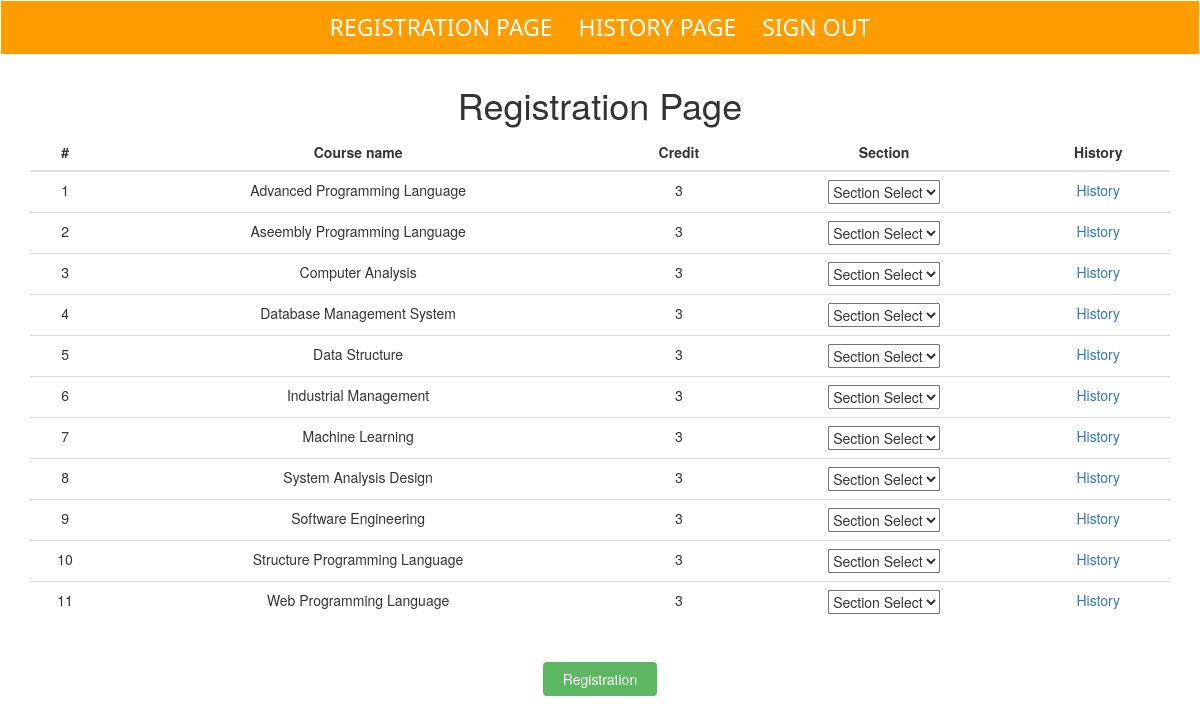
Screenshot of /registration.php (signed in) with the database file from the repository.
### tables this page shows
CREATE TABLE `course` (
  `id` varchar(10) NOT NULL,
  `name` varchar(100) NOT NULL,
  `department` varchar(10) NOT NULL,
  `credit` int(5) NOT NULL
);

### registration.php (the view, shortened to what this page needs)
<?php
include_once('connection.php');
$id = $_SESSION['id'];
$i=0;
$conn->query("DELETE FROM std_course_sec WHERE std_course_sec.student_id='$id' AND status is NULL");
$result = $conn->query("SELECT * FROM course WHERE course.id NOT IN (SELECT course_id FROM history WHERE student_id='$id')");
?>
<!DOCTYPE html>
<html>
    <head>
        <link rel="stylesheet" href="css/style.css">
        <link rel="stylesheet" href="https://cdnjs.cloudflare.com/ajax/libs/font-awesome/4.7.0/css/font-awesome.min.css">
        <link rel="stylesheet" href="https://maxcdn.bootstrapcdn.com/bootstrap/3.3.7/css/bootstrap.min.css">
    </head>
    <body>
        <div class="navbar">
            <ul>
              <li><a href="registration.php">Registration Page</a></li>
              <li><a href="history.php">History Page</a></li>
              <li><a href="signout.php">Sign out</a></li>
          </ul>
        </div>
        <div class="container_reg">
            <h1>Registration Page</h1>
            <div class="container">
            <div class="table-responsive">
            <table class="table">
                <thead>
                <tr>
                    <th style="text-align: center;">#</th>
                    <th style="text-align: center;">Course name</th>
                    <th style="text-align: center;">Credit</th>
                    <th style="text-align: center;">Section</th>
                    <th style="text-align: center;">History</th>
                </tr>
                </thead>
                <tbody>
                <?php while($row = $result->fetch_assoc()) { ?>
                <tr>
                    <td><?php echo ++$i; ?></td>
                    <td><?php echo $row["name"] ?></td>
                    <td><?php echo $row["credit"] ?></td>
                    <td>
                        <select onchange="reg('<?php echo $row["id"] ?>',this.value)">
                            <option value="">Section Select <i class="fa fa-caret-down"></i></option>
                            <?php
                            $subid = $row["id"];
                            ?>
                        </select>
                    </td>
                    <td><a href="teacher_history.php?subject=<?php echo $subid ?>" target="_blank">History</a></td>
                </tr>
                <?php } ?>
                </tbody>
            </table>
            </div>
            <a class="btn" onclick="complete()">Registration</a>
            </div>
        </div>
    </body>
</html>

### css/style.css (style rules this page uses)
* { box-sizing: border-box }
body { font-family: sans-serif; }
.container_reg { text-align: center; }
ul { list-style-type: none; background-color: rgb(255, 157, 0); padding: 10px; text-align: center; font-family: 'Segoe UI', Tahoma, Geneva, Verdana, sans-serif; font-size: 23px; }
ul li { display: inline; }
ul li a { text-decoration: none; text-transform: uppercase; padding: 10px; color: white; }
.btn { background-color: #4CAF50; color: white; padding: 14px 20px; border: none; cursor: pointer; opacity: .9; width: 10%; margin-top: 20px; margin-left:auto; margin-right:auto; }
a { color: blue; }
a:link { text-decoration: none; }

### rows the page displays
course: name "Advanced Programming Language", credit "3"
course: name "Aseembly Programming Language", credit "3"
course: name "Computer Analysis", credit "3"
course: name "Database Management System", credit "3"
course: name "Data Structure", credit "3"
course: name "Industrial Management", credit "3"
course: name "Machine Learning", credit "3"
course: name "System Analysis Design", credit "3"
course: name "Software Engineering", credit "3"
course: name "Structure Programming Language", credit "3"
course: name "Web Programming Language", credit "3"
